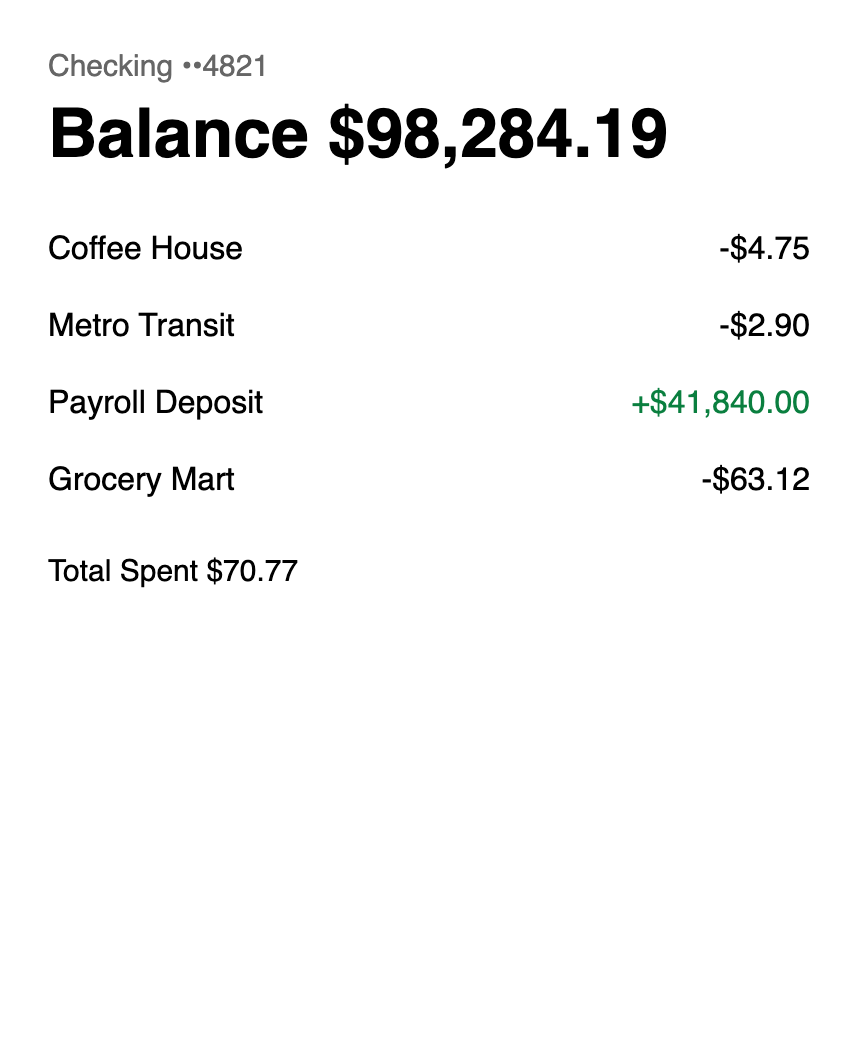
#> input picture paper-draft/evidence/v1_native_fake.png, 860 x 1040 px; its folder holds only this picture in this run
$ python -i forensic.py   (imports and definitions only)
#> lines starting #> are read from the running program, lines starting #| are printed output that depends on the picture; after the words box and inside, x2 and y2 are one past the last pixel; in counts of white or black regions, pixels touching at a corner belong together
#> further down, picture is the input picture: PIL image 860x1040 RGB; mean R, G, B 247.2, 247.4, 247.2
"""Core forensic analysis functions.

Implements Error Level Analysis (ELA) plus complementary cues described in
the design doc: EXIF/metadata inspection, JPEG quantization-table checks,
block-noise-consistency analysis, and a lightweight copy-move (clone)
detector — all techniques from photograph forensics. On top of those,
"Screenshot-specific rendering cues" below adds signal classes specific to
*rendered UI* rather than photographs: text-rendering (font/anti-aliasing)
consistency, resampling/edge-sharpness consistency, duplicated-device-chrome
detection, and printed-number arithmetic consistency. Each cue returns a
bounded 0-1 "score" (higher = more suspicious) plus the raw evidence used to
compute it, so results stay explainable.

`analyze_image_bytes` is the single entry point used by the Flask API: it
runs every cue and hands the resulting feature vector to
`model_loader.predict_fake` for a final verdict.
"""
import base64
import hashlib
import io
import math
import re
import time
from typing import Any, Dict, List, Optional, Tuple

import numpy as np
from PIL import Image, ImageChops, ImageFilter, ExifTags

try:
    import pytesseract
except ImportError:  # pragma: no cover - OCR is optional at import time
    pytesseract = None

from model_loader import predict_fake


# ---------------------------------------------------------------------------
# Shared helpers
# ---------------------------------------------------------------------------

def _largest_connected_component(mask: np.ndarray) -> int:
    """Size of the largest 4-connected True-region in a 2D boolean grid.

    Used to distinguish a compact, localized anomaly (consistent with a
    pasted-in region) from the same number of flagged blocks scattered
    diffusely across the image (usually just content complexity or JPEG
    noise, not tampering).
    """
    bh, bw = mask.shape
    visited = np.zeros_like(mask, dtype=bool)
    best = 0
    for i in range(bh):
        for j in range(bw):
            if mask[i, j] and not visited[i, j]:
                stack = [(i, j)]
                visited[i, j] = True
                size = 0
                while stack:
                    y, x = stack.pop()
                    size += 1
                    for dy, dx in ((1, 0), (-1, 0), (0, 1), (0, -1)):
                        ny, nx = y + dy, x + dx
                        if 0 <= ny < bh and 0 <= nx < bw and mask[ny, nx] and not visited[ny, nx]:
                            visited[ny, nx] = True
                            stack.append((ny, nx))
                best = max(best, size)
    return best


def _local_outlier_mask(values: np.ndarray, neighborhood: int = 3, z_thresh: float = 5.0) -> np.ndarray:
    """Flag cells that are strong statistical outliers relative to their own
    local spatial neighborhood, rather than the whole image's distribution.

    A global threshold (comparing every block against the image-wide median)
    conflates "this block has real content" with "this block was tampered
    with": on mostly-flat UI screenshots, any block that merely contains an
    edge, icon, or line of text already looks like an outlier next to a
    sea of flat background blocks, regardless of whether it was edited. A
    local baseline fixes this: a block in a naturally detailed area isn't
    flagged, because its *neighbors* are similarly elevated. Only a block
    that disagrees with its immediate surroundings — the actual signature
    of a localized splice — gets flagged.
    """
    bh, bw = values.shape
    mask = np.zeros((bh, bw), dtype=bool)
    pad = neighborhood
    padded = np.pad(values.astype(np.float64), pad, mode="edge")
    for i in range(bh):
        for j in range(bw):
            window = padded[i:i + 2 * pad + 1, j:j + 2 * pad + 1].flatten()
            cy, cx = pad, pad
            center_idx = cy * (2 * pad + 1) + cx
            center_val = window[center_idx]
            local_vals = np.delete(window, center_idx)
            median = np.median(local_vals)
            mad = np.median(np.abs(local_vals - median)) or 1e-6
            z = (center_val - median) / (1.4826 * mad)
            mask[i, j] = z > z_thresh
    return mask


# [130 lines left out: functions _ocr_data, compute_ela, ela_feature_score, not called in this run]


# ---------------------------------------------------------------------------
# JPEG Ghost — multi-quality recompression (double-compression detection)
# ---------------------------------------------------------------------------

GHOST_QUALITIES: List[int] = list(range(50, 100, 5))  # 50, 55, ..., 95
GHOST_MAX_DIM = 700


def compute_jpeg_ghost(image: Image.Image, block_size: int = 16,
                        qualities: List[int] = None) -> Dict[str, Any]:
    """JPEG Ghost analysis (Farid): recompress the image at a range of
    candidate qualities and, per block, look for a candidate quality where
    the recompression diff forms a genuine *local minimum* relative to its
    neighboring qualities in the scan.

    The naive version of this idea (just take argmin diff over the whole
    quality range) doesn't work: recompression diff decreases roughly
    monotonically as quality rises toward lossless for almost any content,
    so a plain argmin always lands on the highest quality tested regardless
    of tampering, producing no signal at all. The actual diagnostic (per
    Farid's original method) is a *local* dip in the diff curve at a block's
    own native compression quality — recompressing at the quality a block
    was already quantized to is closer to a no-op than compressing at any
    neighboring quality, on either side. Blocks whose curve never dips
    (monotonic across the whole tested range) are inconclusive and excluded
    rather than forced into a spurious answer.

    A region edited and re-saved at a different quality than the rest of
    the image (the single most common real-world screenshot tamper — change
    a number, export again) shows up as a cluster of blocks whose dip
    location disagrees with the rest of the frame.
    """
#> called with block_size = 16
    qualities = qualities or GHOST_QUALITIES
    rgb = image.convert("RGB")
    w, h = rgb.size
#> w = 860; h = 1040
    if max(w, h) > GHOST_MAX_DIM:
        scale = GHOST_MAX_DIM / max(w, h)
#> scale = 0.673
        rgb = rgb.resize((max(1, int(w * scale)), max(1, int(h * scale))), Image.LANCZOS)
    w, h = rgb.size
#> w = 578; h = 700
    gray = np.array(rgb.convert("L"), dtype=np.float32)

    bh, bw = h // block_size, w // block_size
#> bh = 43; bw = 36
    if bh < 3 or bw < 3:
        return {"score": 0.0, "note": "Image too small for JPEG ghost analysis."}

    block_diffs = np.zeros((len(qualities), bh, bw), dtype=np.float32)
    for qi, q in enumerate(qualities):
        buf = io.BytesIO()
        rgb.save(buf, format="JPEG", quality=q)
        buf.seek(0)
        recompressed = np.array(Image.open(buf).convert("L"), dtype=np.float32)
        diff = np.abs(gray - recompressed)
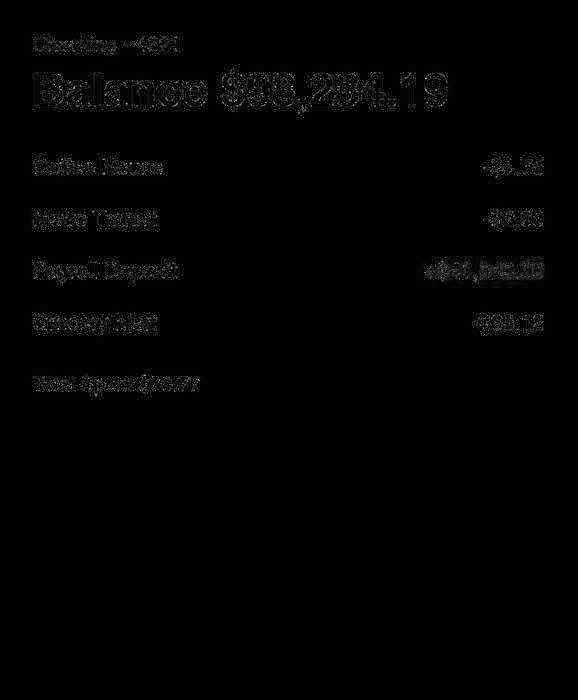
#> diff: shape (700, 578) float32; min 0, max 66, mean 0.6; drawn with min black and max white
        cropped = diff[: bh * block_size, : bw * block_size]
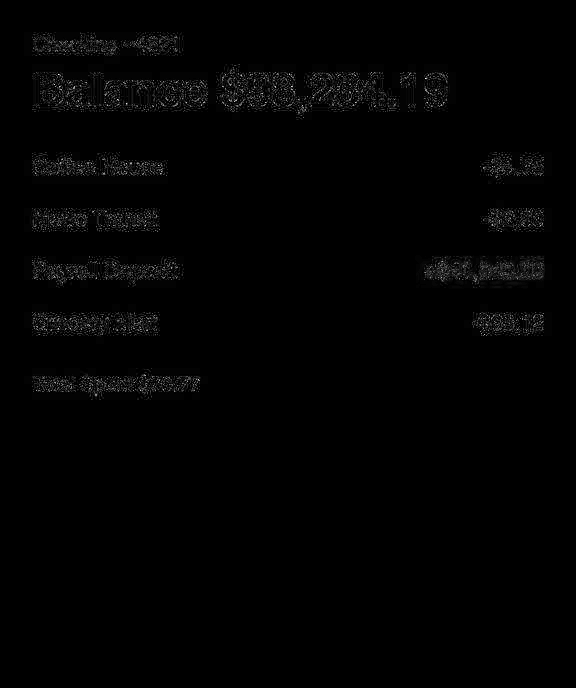
#> cropped: shape (688, 576) float32; min 0, max 66, mean 0.7; drawn with min black and max white
        block_diffs[qi] = cropped.reshape(bh, block_size, bw, block_size).mean(axis=(1, 3))

    n_q = len(qualities)
#> n_q = 10
    span = block_diffs.max(axis=0) - block_diffs.min(axis=0)  # (bh, bw)

    # For each interior quality index, is it a local minimum, and how deep
    # (relative to the block's own dynamic range) is the dip?
    dip_idx = np.full((bh, bw), -1, dtype=np.int64)
    dip_depth = np.zeros((bh, bw), dtype=np.float32)
    for qi in range(1, n_q - 1):
        center = block_diffs[qi]
        left = block_diffs[qi - 1]
        right = block_diffs[qi + 1]
        is_min = (center < left) & (center < right)
        neighbor_avg = (left + right) / 2.0
        depth = np.where(span > 1e-6, (neighbor_avg - center) / np.maximum(span, 1e-6), 0.0)
        better = is_min & (depth > dip_depth)
        dip_idx = np.where(better, qi, dip_idx)
        dip_depth = np.where(better, depth, dip_depth)
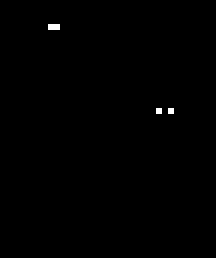
#> better: shape (43, 36) bool (shown 6 times larger); 0.26% white in thin lines or dots, all inside (x1, y1, x2, y2) = (8, 4, 29, 19)
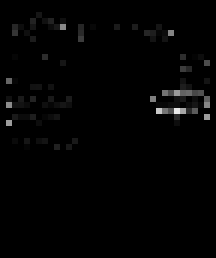
#> dip_depth: shape (43, 36) float32 (shown 6 times larger); min 0, max 0.917, mean 0.012
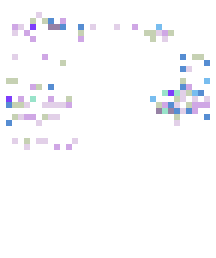
#> dip_idx: shape (43, 36) int64 (shown 6 times larger); 9 distinct labels, from -1 to 8; one colour per label, 0 black, -1 white
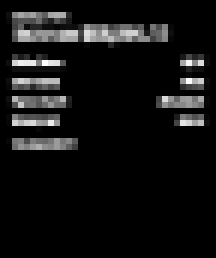
#> span: shape (43, 36) float32 (shown 6 times larger); min 0, max 7.41, mean 0.543; drawn with min black and max white

    # A block only "votes" if it has a real dip (not monotonic) with enough
    # relative depth to trust, on a curve with enough dynamic range to be
    # informative in the first place.
    informative = (dip_idx >= 0) & (dip_depth > 0.15) & (span > 1.5)
    if not informative.any():
        return {"score": 0.0, "note": "No blocks showed a conclusive native-quality dip."}

    # Compare each block's dip location to its *local* neighborhood rather
    # than a single whole-image dominant quality: a large region that's
    # legitimately more/less detailed than the rest (e.g. a card vs. plain
    # background) can consistently read a different "native quality" across
    # its whole area without being tampered, which a single global mode
    # would misflag wholesale. Non-informative blocks are filled with the
    # global median dip so they act as neutral filler in their neighbors'
    # local baselines instead of skewing them.
    fill_value = float(np.median(dip_idx[informative]))
#> fill_value = 1.5
    filled_dip_idx = np.where(informative, dip_idx, fill_value).astype(np.float64)
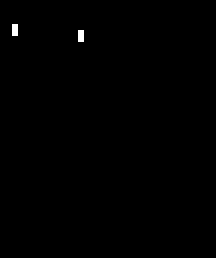
#> informative: shape (43, 36) bool (shown 6 times larger); 0.26% white in thin lines or dots, all inside (x1, y1, x2, y2) = (2, 4, 14, 7)
    local_outliers = _local_outlier_mask(filled_dip_idx)
#> after the loop in _local_outlier_mask, `for i in range(bh):`: mask: shape (43, 36) bool; 0.13% white in thin lines or dots, all inside (x1, y1, x2, y2) = (2, 5, 14, 6)
    outlier_mask = informative & local_outliers
    total_informative = int(informative.sum())
#> total_informative = 4

    counts = np.bincount(dip_idx[informative].flatten(), minlength=n_q)
#> counts = [0, 2, 1, 1, 0, 0, 0, 0, 0, 0]
    dominant_idx = int(counts.argmax())
#> dominant_idx = 1
    outlier_ratio = float(outlier_mask.sum()) / total_informative
#> outlier_ratio = 0.5
    cluster_size = _largest_connected_component(outlier_mask)
#> cluster_size = 1
    cluster_ratio = cluster_size / (bh * bw)
#> cluster_ratio = 0.000646

    # Absolute block count, not a fraction of the whole image — see the
    # matching note in ela_feature_score for why.
    cluster_term = min(1.0, cluster_size / 3.0)
#> cluster_term = 0.333
    score = min(1.0, (cluster_term * 0.85) + (outlier_ratio * 0.3))
#> score = 0.433
    return {
        "dominant_quality": qualities[dominant_idx],
        "informative_block_ratio": round(total_informative / (bh * bw), 4),
        "outlier_block_ratio": round(outlier_ratio, 4),
        "largest_cluster_ratio": round(cluster_ratio, 4),
        "largest_cluster_size": int(cluster_size),
        "qualities_tested": qualities,
        "score": round(score, 4),
    }


# ---------------------------------------------------------------------------
# Metadata / EXIF
# ---------------------------------------------------------------------------

# [45 lines left out: function check_metadata, not called in this run]


# ---------------------------------------------------------------------------
# Document text (OCR) — watermark / placeholder-data detection
# ---------------------------------------------------------------------------

# Known fake-statement / fake-document generator brand markers and generic
# "this isn't real" disclaimers that such generators leave in the image
# itself (often as a watermark, sometimes removed only in a paid tier).
_GENERATOR_WATERMARKS = [
    "bankstatements.net", "bank statements.net", "thepaystubs", "paystubcreator",
    "stubcreator", "makereceipt", "receiptmakerly", "docutemplates",
    "specimen", "sample statement", "not a real bank statement",
    "for novelty purposes only", "for entertainment purposes only",
    "this is not a real", "template only", "demo purposes only",
    "not a real document", "not an official document",
]

# Placeholder names generators default to when the user hasn't customized them.
_PLACEHOLDER_NAMES = ["john doe", "jane doe", "john smith", "test user", "sample name"]

# Obviously fabricated account/routing numbers: 6+ repeated digits, or the
# textbook placeholder sequences "123456789" / "987654321".
_PLACEHOLDER_NUMBER_RE = re.compile(r"(\d)\1{5,}|123456789|987654321")


# [237 lines left out: functions check_document_text, check_font_consistency, check_edge_sharpness_consistency, not called in this run]


_TIME_PATTERN = re.compile(r"\b([01]?\d|2[0-3]):[0-5]\d\b")


# [51 lines left out: function check_chrome_consistency, not called in this run]


_AMOUNT_RE = re.compile(r"\$\s?([\d][\d,]*\.\d{2})")


# [89 lines left out: functions _line_amount, check_amount_consistency, check_quantization_tables, not called in this run]


# ---------------------------------------------------------------------------
# Block-wise noise consistency
# ---------------------------------------------------------------------------

_HIGH_PASS_KERNEL = ImageFilter.Kernel((3, 3), [-1, -1, -1, -1, 8, -1, -1, -1, -1], scale=1)


# [347 lines left out: functions estimate_noise_inconsistency, _block_hash, detect_clone_regions, classify_content_type, _resize_for_analysis, analyze_image_bytes, not called in this run]

>>> from PIL import Image
>>> picture = Image.open('../paper-draft/evidence/v1_native_fake.png')
>>> result = compute_jpeg_ghost(picture)
#> result = {'dominant_quality': 55, 'informative_block_ratio': 0.0026, 'outlier_block_ratio': 0.5, 'largest_cluster_ratio': 0.0006, 'largest_cluster_size': 1, 'qualities_tested': [50, 55, 60, 65, 70, 75, 80, 85, 90, 95], 'score': 0.433}
